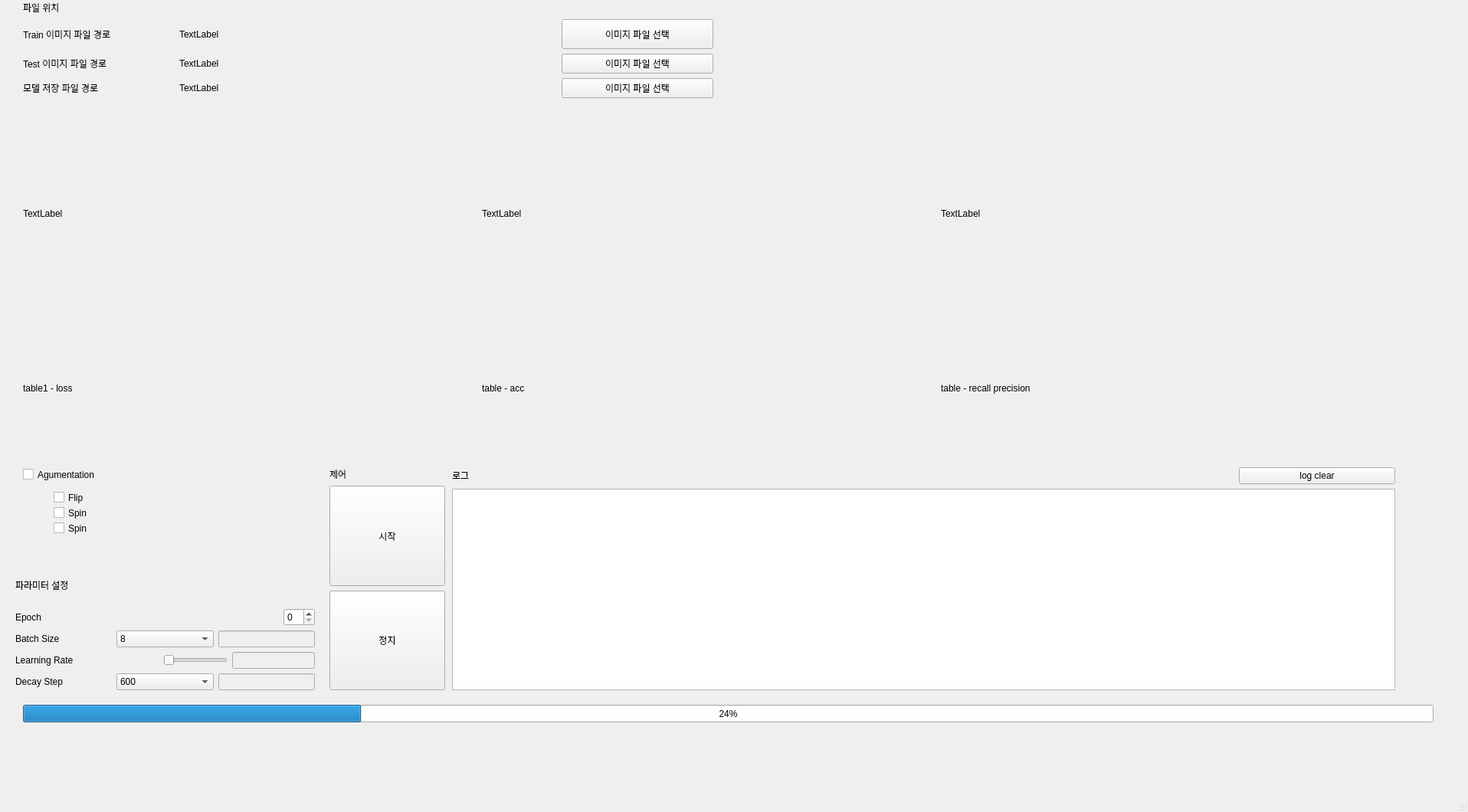
<?xml version="1.0" encoding="UTF-8"?>
<ui version="4.0">
 <class>MainWindow</class>
 <widget class="QMainWindow" name="MainWindow">
  <property name="geometry">
   <rect>
    <x>0</x>
    <y>0</y>
    <width>1916</width>
    <height>1060</height>
   </rect>
  </property>
  <property name="windowTitle">
   <string>MainWindow</string>
  </property>
  <widget class="QWidget" name="centralwidget">
   <widget class="QWidget" name="verticalLayoutWidget_4">
    <property name="geometry">
     <rect>
      <x>30</x>
      <y>0</y>
      <width>901</width>
      <height>128</height>
     </rect>
    </property>
    <layout class="QVBoxLayout" name="verticalLayoutFileDir" stretch="1,2,0,0">
     <item>
      <widget class="QLabel" name="labelFileDir">
       <property name="styleSheet">
        <string notr="true"/>
       </property>
       <property name="text">
        <string>파일 위치</string>
       </property>
      </widget>
     </item>
     <item>
      <layout class="QHBoxLayout" name="horizontalLayout_7" stretch="2,5,2">
       <item>
        <widget class="QLabel" name="labelImageFileLabel">
         <property name="text">
          <string>Train 이미지 파일 경로</string>
         </property>
        </widget>
       </item>
       <item>
        <widget class="QLabel" name="labelImageFile">
         <property name="text">
          <string>TextLabel</string>
         </property>
        </widget>
       </item>
       <item>
        <widget class="QPushButton" name="pushButtonOpenImageFile">
         <property name="sizePolicy">
          <sizepolicy hsizetype="Minimum" vsizetype="Expanding">
           <horstretch>0</horstretch>
           <verstretch>0</verstretch>
          </sizepolicy>
         </property>
         <property name="text">
          <string>이미지 파일 선택</string>
         </property>
        </widget>
       </item>
      </layout>
     </item>
     <item>
      <layout class="QHBoxLayout" name="horizontalLayout_9" stretch="2,5,2">
       <item>
        <widget class="QLabel" name="labelImageFileLabel_3">
         <property name="text">
          <string>Test 이미지 파일 경로</string>
         </property>
        </widget>
       </item>
       <item>
        <widget class="QLabel" name="labelImageFile_3">
         <property name="text">
          <string>TextLabel</string>
         </property>
        </widget>
       </item>
       <item>
        <widget class="QPushButton" name="pushButtonOpenImageFile_3">
         <property name="sizePolicy">
          <sizepolicy hsizetype="Minimum" vsizetype="Expanding">
           <horstretch>0</horstretch>
           <verstretch>0</verstretch>
          </sizepolicy>
         </property>
         <property name="text">
          <string>이미지 파일 선택</string>
         </property>
        </widget>
       </item>
      </layout>
     </item>
     <item>
      <layout class="QHBoxLayout" name="horizontalLayout_8" stretch="2,5,2">
       <item>
        <widget class="QLabel" name="labelImageFileLabel_2">
         <property name="text">
          <string>모델 저장 파일 경로</string>
         </property>
        </widget>
       </item>
       <item>
        <widget class="QLabel" name="labelModelSaveDir">
         <property name="text">
          <string>TextLabel</string>
         </property>
        </widget>
       </item>
       <item>
        <widget class="QPushButton" name="pushButtonOpenImageFile_2">
         <property name="sizePolicy">
          <sizepolicy hsizetype="Minimum" vsizetype="Expanding">
           <horstretch>0</horstretch>
           <verstretch>0</verstretch>
          </sizepolicy>
         </property>
         <property name="text">
          <string>이미지 파일 선택</string>
         </property>
        </widget>
       </item>
      </layout>
     </item>
    </layout>
   </widget>
   <widget class="QWidget" name="gridLayoutWidget">
    <property name="geometry">
     <rect>
      <x>30</x>
      <y>130</y>
      <width>1791</width>
      <height>451</height>
     </rect>
    </property>
    <layout class="QGridLayout" name="gridLayout">
     <item row="3" column="0">
      <widget class="QLabel" name="label">
       <property name="text">
        <string>table1 - loss</string>
       </property>
      </widget>
     </item>
     <item row="3" column="1">
      <widget class="QLabel" name="label_2">
       <property name="text">
        <string>table - acc</string>
       </property>
      </widget>
     </item>
     <item row="3" column="2">
      <widget class="QLabel" name="label_3">
       <property name="text">
        <string>table - recall precision</string>
       </property>
      </widget>
     </item>
     <item row="0" column="0" rowspan="2">
      <widget class="QLabel" name="lblAreaLoss">
       <property name="text">
        <string>TextLabel</string>
       </property>
      </widget>
     </item>
     <item row="0" column="1" rowspan="2">
      <widget class="QLabel" name="lblAreaAcc">
       <property name="text">
        <string>TextLabel</string>
       </property>
      </widget>
     </item>
     <item row="0" column="2" rowspan="2">
      <widget class="QLabel" name="lblAreaRecall">
       <property name="text">
        <string>TextLabel</string>
       </property>
      </widget>
     </item>
    </layout>
   </widget>
   <widget class="QWidget" name="verticalLayoutWidget_3">
    <property name="geometry">
     <rect>
      <x>590</x>
      <y>610</y>
      <width>1231</width>
      <height>291</height>
     </rect>
    </property>
    <layout class="QVBoxLayout" name="verticalLayoutLog" stretch="0,9">
     <item>
      <layout class="QHBoxLayout" name="horizontalLayout_2" stretch="5,1">
       <item>
        <widget class="QLabel" name="labelLog">
         <property name="text">
          <string>로그</string>
         </property>
        </widget>
       </item>
       <item>
        <widget class="QPushButton" name="pushButton">
         <property name="text">
          <string>log clear</string>
         </property>
        </widget>
       </item>
      </layout>
     </item>
     <item>
      <widget class="QTextBrowser" name="textBrowserLogContent"/>
     </item>
    </layout>
   </widget>
   <widget class="QProgressBar" name="progressBar">
    <property name="geometry">
     <rect>
      <x>30</x>
      <y>920</y>
      <width>1841</width>
      <height>23</height>
     </rect>
    </property>
    <property name="value">
     <number>24</number>
    </property>
   </widget>
   <widget class="QWidget" name="verticalLayoutWidget">
    <property name="geometry">
     <rect>
      <x>430</x>
      <y>610</y>
      <width>151</width>
      <height>291</height>
     </rect>
    </property>
    <layout class="QVBoxLayout" name="verticalLayout">
     <item>
      <widget class="QLabel" name="labelControl_2">
       <property name="text">
        <string>제어</string>
       </property>
      </widget>
     </item>
     <item>
      <widget class="QPushButton" name="pushButtonControlStart_2">
       <property name="sizePolicy">
        <sizepolicy hsizetype="Expanding" vsizetype="Expanding">
         <horstretch>0</horstretch>
         <verstretch>0</verstretch>
        </sizepolicy>
       </property>
       <property name="text">
        <string>시작</string>
       </property>
      </widget>
     </item>
     <item>
      <widget class="QPushButton" name="pushButtonControlStop_2">
       <property name="sizePolicy">
        <sizepolicy hsizetype="Expanding" vsizetype="Expanding">
         <horstretch>0</horstretch>
         <verstretch>0</verstretch>
        </sizepolicy>
       </property>
       <property name="text">
        <string>정지</string>
       </property>
      </widget>
     </item>
    </layout>
   </widget>
   <widget class="QWidget" name="verticalLayoutWidget_2">
    <property name="geometry">
     <rect>
      <x>20</x>
      <y>740</y>
      <width>391</width>
      <height>161</height>
     </rect>
    </property>
    <layout class="QVBoxLayout" name="verticalLayout_2" stretch="1,0,1,1,1">
     <item>
      <layout class="QHBoxLayout" name="horizontalLayout_6">
       <item>
        <widget class="QLabel" name="labelParameter">
         <property name="enabled">
          <bool>true</bool>
         </property>
         <property name="sizePolicy">
          <sizepolicy hsizetype="Preferred" vsizetype="Preferred">
           <horstretch>0</horstretch>
           <verstretch>0</verstretch>
          </sizepolicy>
         </property>
         <property name="maximumSize">
          <size>
           <width>16777215</width>
           <height>163</height>
          </size>
         </property>
         <property name="text">
          <string>파라미터 설정</string>
         </property>
        </widget>
       </item>
      </layout>
     </item>
     <item>
      <layout class="QHBoxLayout" name="horizontalLayout" stretch="1,0">
       <item>
        <widget class="QLabel" name="labelEpoch">
         <property name="text">
          <string>Epoch</string>
         </property>
        </widget>
       </item>
       <item>
        <widget class="QSpinBox" name="spinBox"/>
       </item>
      </layout>
     </item>
     <item>
      <layout class="QHBoxLayout" name="horizontalLayout_3" stretch="1,1,1">
       <item>
        <widget class="QLabel" name="labelBatchSize">
         <property name="text">
          <string>Batch Size</string>
         </property>
        </widget>
       </item>
       <item>
        <widget class="QComboBox" name="comboBoxBatchSize">
         <item>
          <property name="text">
           <string>8</string>
          </property>
         </item>
         <item>
          <property name="text">
           <string>16</string>
          </property>
         </item>
         <item>
          <property name="text">
           <string>32</string>
          </property>
         </item>
         <item>
          <property name="text">
           <string>64</string>
          </property>
         </item>
         <item>
          <property name="text">
           <string>사용자 지정</string>
          </property>
         </item>
        </widget>
       </item>
       <item>
        <widget class="QLineEdit" name="lineEditBatchSize">
         <property name="enabled">
          <bool>false</bool>
         </property>
        </widget>
       </item>
      </layout>
     </item>
     <item>
      <layout class="QHBoxLayout" name="horizontalLayout_4" stretch="1,0,0">
       <item>
        <widget class="QLabel" name="labelLearningRate">
         <property name="text">
          <string>Learning Rate</string>
         </property>
        </widget>
       </item>
       <item>
        <widget class="QSlider" name="horizontalSlider">
         <property name="orientation">
          <enum>Qt::Horizontal</enum>
         </property>
        </widget>
       </item>
       <item>
        <widget class="QLineEdit" name="lineEditLearningRate">
         <property name="enabled">
          <bool>false</bool>
         </property>
        </widget>
       </item>
      </layout>
     </item>
     <item>
      <layout class="QHBoxLayout" name="horizontalLayout_5" stretch="1,1,1">
       <item>
        <widget class="QLabel" name="labelDecayStep">
         <property name="text">
          <string>Decay Step</string>
         </property>
        </widget>
       </item>
       <item>
        <widget class="QComboBox" name="comboBoxDecayStep">
         <item>
          <property name="text">
           <string>600</string>
          </property>
         </item>
         <item>
          <property name="text">
           <string>800</string>
          </property>
         </item>
         <item>
          <property name="text">
           <string>1000</string>
          </property>
         </item>
         <item>
          <property name="text">
           <string>1200</string>
          </property>
         </item>
         <item>
          <property name="text">
           <string>사용자 지정</string>
          </property>
         </item>
        </widget>
       </item>
       <item>
        <widget class="QLineEdit" name="lineEditDecayStep">
         <property name="enabled">
          <bool>false</bool>
         </property>
        </widget>
       </item>
      </layout>
     </item>
    </layout>
   </widget>
   <widget class="QCheckBox" name="checkBox">
    <property name="geometry">
     <rect>
      <x>30</x>
      <y>610</y>
      <width>171</width>
      <height>19</height>
     </rect>
    </property>
    <property name="text">
     <string>Agumentation</string>
    </property>
   </widget>
   <widget class="QCheckBox" name="checkBox_2">
    <property name="geometry">
     <rect>
      <x>70</x>
      <y>640</y>
      <width>171</width>
      <height>19</height>
     </rect>
    </property>
    <property name="text">
     <string>Flip</string>
    </property>
   </widget>
   <widget class="QCheckBox" name="checkBox_3">
    <property name="geometry">
     <rect>
      <x>70</x>
      <y>660</y>
      <width>171</width>
      <height>19</height>
     </rect>
    </property>
    <property name="text">
     <string>Spin</string>
    </property>
   </widget>
   <widget class="QCheckBox" name="checkBox_4">
    <property name="geometry">
     <rect>
      <x>70</x>
      <y>680</y>
      <width>171</width>
      <height>19</height>
     </rect>
    </property>
    <property name="text">
     <string>Spin</string>
    </property>
   </widget>
  </widget>
  <widget class="QMenuBar" name="menubar">
   <property name="geometry">
    <rect>
     <x>0</x>
     <y>0</y>
     <width>1916</width>
     <height>21</height>
    </rect>
   </property>
  </widget>
  <widget class="QStatusBar" name="statusbar"/>
  <action name="actionOpen_other_File">
   <property name="text">
    <string>Open other File</string>
   </property>
  </action>
 </widget>
 <resources/>
 <connections/>
</ui>
